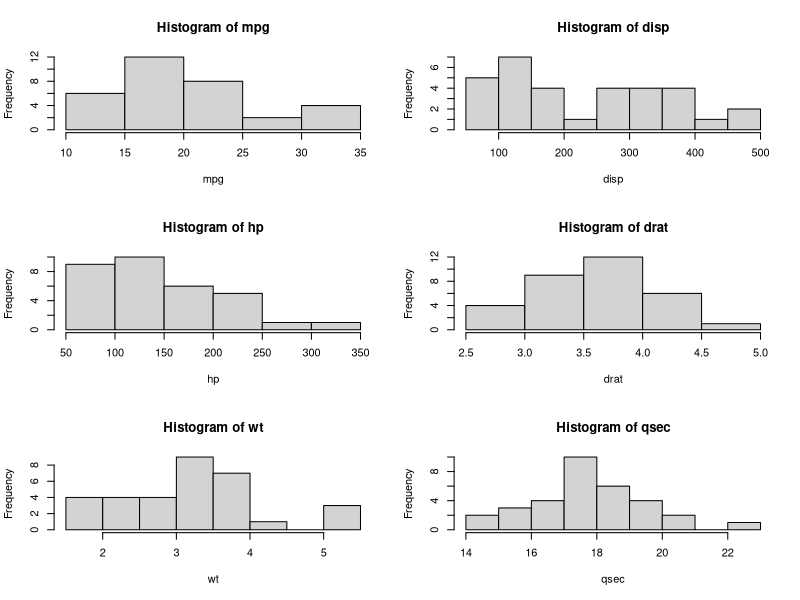

Write the R code that produced this figure.
var = names(mtcars)
var

#Send to PDF

pdf("ScatterPlots.pdf")


par(mfrow = c(3,2))

for (i in 1:7) {
  if (i==2){ #Exclude column 2
    i=i+1
  } else{
  hist(mtcars[[var[i]]], 
       main = paste("Histogram of", var[i]), 
       xlab = var[i], 
       ylab = "Frequency", 
       )
  }
}

dev.off()
